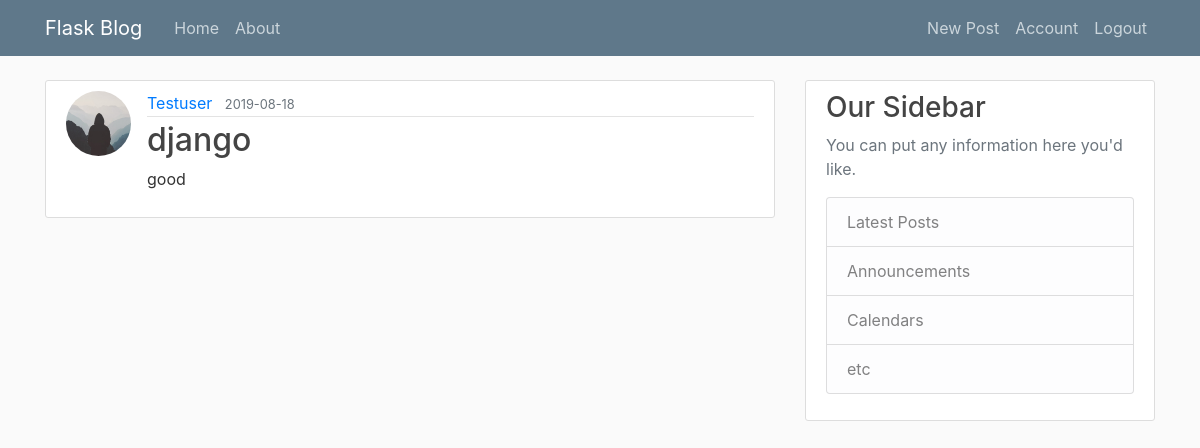
The app's page /post/8 (signed in) with its own data.
### flaskblog/models.py (models this page shows, shortened)
class User(db.Model, UserMixin):
    id = db.Column(db.Integer, primary_key=True)
    username = db.Column(db.String(20), unique=True, nullable=False)
    email = db.Column(db.String(120), unique=True, nullable=False)
    password = db.Column(db.String(60), nullable=False)
    image = db.Column(db.String(20), nullable=False, default='default.jpg')
    posts = db.relationship('Post', backref='author', lazy=True)

class Post(db.Model):
    id = db.Column(db.Integer, primary_key=True)
    title = db.Column(db.String(100), unique=True, nullable=False)
    content = db.Column(db.Text, nullable=False)
    date = db.Column(db.DateTime, default=datetime.utcnow)
    user_id = db.Column(db.Integer, db.ForeignKey('user.id'), nullable=False)

### flaskblog/routes.py (the view)
@app.route("/post/<int:post_id>")
@login_required
def post(post_id):
    post = Post.query.get_or_404(post_id)
    return render_template('post.html', title=post.title, post=post)

### flaskblog/models.py (called while the page is built)
@login_manager.user_loader
def load_user(user_id):
    return User.query.get(int(user_id))

### flaskblog/templates/post.html (shortened to what this page needs)
{% extends "base.html" %}
{% block content %}
  <article class="media content-section">
    <img class="rounded-circle article-img" src="{{ url_for('static',filename='profile_pics/' +  post.author.image ) }}">
    <div class="media-body">
      <div class="article-metadata">
        <a class="mr-2" href="#">{{ post.author.username }}</a>
        <small class="text-muted">{{ post.date.strftime('%Y-%m-%d') }}</small>
      </div>
      <h2><a class="article-title">{{ post.title }}</a></h2>
      <p class="article-content">{{ post.content }}</p>
    </div>
  </article>
{% endblock content %}

### flaskblog/static/main.css (style rules this page uses)
body { background: #fafafa; color: #333333; margin-top: 5rem; }
h1, h2, h3, h4, h5, h6 { color: #444444; }
.content-section { background: #ffffff; padding: 10px 20px; border: 1px solid #dddddd; border-radius: 3px; margin-bottom: 20px; }
.article-title { color: #444444; }
.article-content { white-space: pre-line; }
.article-img { height: 65px; width: 65px; margin-right: 16px; }
.article-metadata { padding-bottom: 1px; margin-bottom: 4px; border-bottom: 1px solid #e3e3e3 }

### records on screen
User: image (placeholder picture), author.username "Testuser"
Post: date "2019-08-18", title "django", content "good"
